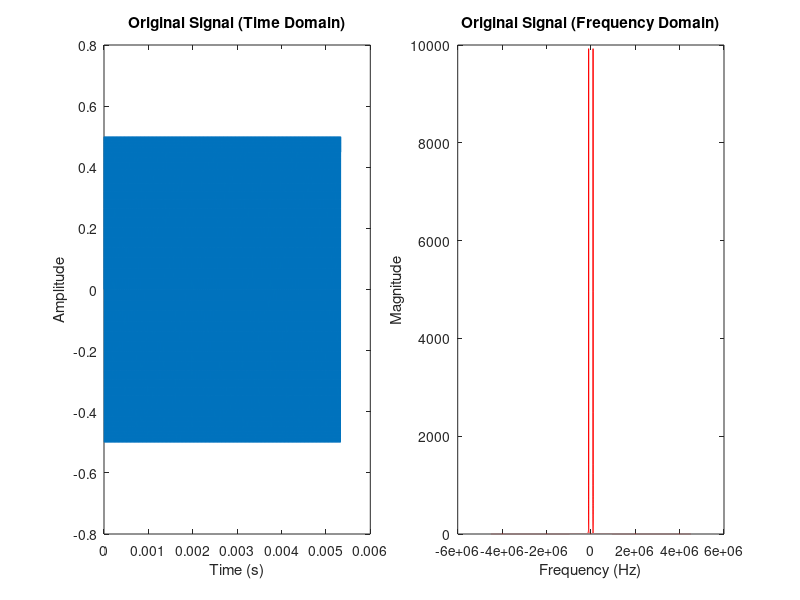

This chart was generated by the following MATLAB code: (Note: this script raises an error after producing the figure.)
clear
clc

%% ======================= SECTION 1: INITIALIZATION =======================
% This section sets up the basic simulation parameters including sampling
% frequency, number of samples, and generates the original test signal.
% The signal is a 100 kHz sine wave that will be used to test the filter
% performance. We also perform initial frequency analysis to establish
% a baseline for comparison.

Fs = 9e6;              % Sampling frequency (Hz)
N  = 48000;            % Number of samples

% === 1. Generate sine-wave input (ADC-like signal) ===
f_sig = 1e5;                               % Signal frequency (100 kHz tone)
t = (0 : N - 1)' / Fs;                     % Time vector
x_real_clean = 0.5 * sin(2 * pi * f_sig * t);    % Amplitude < 1 to avoid clipping in fixed-point

% Plot original signal in time and frequency domains
figure('Position', [100, 100, 1800, 600]);
subplot(1, 2, 1);
plot(t, x_real_clean);
title('Original Signal (Time Domain)');
xlabel('Time (s)');
ylabel('Amplitude');

% Compute frequency content of the original signal
x_real_fft = fft(x_real_clean);
f_x_real = linspace(-Fs/2, Fs/2, length(x_real_fft));    % Frequency axis for plotting
x_real_fft_shifted = fftshift(x_real_fft);               % Shift DC to center

% Plot frequency spectrum
subplot(1, 2, 2);
plot(f_x_real, abs(x_real_fft_shifted),'Color','red');
title('Original Signal (Frequency Domain)');
xlabel('Frequency (Hz)');
ylabel('Magnitude');


%% ======================= SECTION 2: INTERFERENCE GENERATION =======================
% This section creates and adds interference signals at 2.4 MHz and 5 MHz
% to simulate real-world RF interference. These interference tones will
% be the targets for our notch filters. The amplitudes are carefully chosen
% to avoid saturation in the fixed-point representation while providing
% measurable interference.

% Define interference tones to be filtered out
f_intf_2_4 = 2.4e6;     % 2.4 MHz interference tone
f_intf_5 = 5e6;         % 5 MHz interference tone

% Interference amplitudes (adjusted to avoid saturation in fixed-point)
A_intf_2_4 = 0.2;
A_intf_5 = 0.3;

% Generate and add the interference signals
intf1 = (A_intf_2_4 * sin(2 * pi * f_intf_2_4 * t));
intf2 = (A_intf_5 * sin(2 * pi * f_intf_5 * t));
interference = intf1 + intf2;
x_real_noisy = x_real_clean + interference;  % Combine desired signal with interference


%% ======================= SECTION 3: FIXED-POINT COMPATIBILITY CHECK =======================
% This section verifies that all signals remain within the s16.15 fixed-point
% range (±1.0). This is critical for hardware implementation where signals
% must not exceed the digital representation limits to avoid clipping and
% distortion.

max_pos = 0.999969482421875;
max_neg = -1;

% Check if signals exceed s16.15 fixed-point range (±1.0 represents full scale)
fprintf('\n=== FIXED-POINT COMPATIBILITY CHECK ===\n');

if max(x_real_noisy) > max_pos 
    fprintf('WARNING: x_real_noisy exceeds s16.15 range! (max value = %.4f)\n', max(x_real_noisy));
elseif min(x_real_noisy) < max_neg
    fprintf('WARNING: x_real_noisy exceeds s16.15 range! (min value = %.4f)\n', min(x_real_noisy));
else
    fprintf('x_real_noisy is within s16.15 range ✓\n');
end

if max(intf1) > max_pos
    fprintf('WARNING: intf1 exceeds s16.15 range! (max value = %.4f)\n', max(intf1));
elseif min(intf1) < max_neg
    fprintf('WARNING: intf1 exceeds s16.15 range! (min value = %.4f)\n', min(intf1));
else
    fprintf('intf1 is within s16.15 range ✓\n');
end

if max(intf2) > max_pos
    fprintf('WARNING: intf2 exceeds s16.15 range! (max value = %.4f)\n', max(intf2));
elseif min(intf2) < max_neg
    fprintf('WARNING: intf2 exceeds s16.15 range! (min value = %.4f)\n', min(intf2));
else
    fprintf('intf2 is within s16.15 range ✓\n');
end

x_quantized_clean = fi(x_real_clean, 1, 16, 15);
x_quantized_noisy = fi(x_real_noisy, 1, 16, 15);

% Plot interference signals separately
figure('Position', [100, 100, 1800, 600]);
plot(t, x_quantized_clean, 'r');
title('Quantized Clean Signal (Time Domain)');
xlabel('Time (s)');
ylabel('Amplitude');

% Plot combined noisy signal
figure('Position', [100, 100, 1800, 600]);
plot(t, x_quantized_noisy);
title('Quantized Noisy Signal (Time Domain)');
xlabel('Time (s)');
ylabel('Amplitude');

%% ======================= SECTION 4: PRE-FILTERING SIR CALCULATION =======================
% This section calculates the Signal-to-Interference Ratio (SIR) before
% any filtering is applied. This establishes the baseline performance
% and provides a reference point for measuring filter improvement.

% Calculate Signal-to-Interference Ratio (SIR) before filtering
signal_power_before = rms(x_real_clean)^2;          % Calculate power of desired signal
intf = x_real_noisy - x_real_clean;                 % Extract just the interference component
interference_power_before = rms(intf)^2;      % Calculate power of interference

if interference_power_before == 0
    SIR_dB_before = Inf;
    fprintf('SIR Before filters: Infinite (no interference)\n');
else
    SIR_dB_before = 10 * log10(signal_power_before / interference_power_before);
    fprintf('SIR Before filters = %.2f dB\n', SIR_dB_before);
end


%% ======================= SECTION 5: FRACTIONAL DECIMATION =======================
% This section performs sample rate conversion using a fractional decimator.
% Rate conversion is often used in multi-rate signal processing chains to
% optimize computational efficiency and match system requirements.

% Instantiate the fractional rate converter (sample rate change)
Hd_Fractional_Decimator = Fractional_Decimator();

% Process both noisy and clean signals through fractional decimator
% Output uses fixed-point s16.15 format as defined in the filter object
y_frac_noisy = step(Hd_Fractional_Decimator, x_quantized_noisy);
y_frac_clean = step(Hd_Fractional_Decimator, x_quantized_clean);

% Calculate new sampling rate after fractional decimation
Fs_frac_dec = Fs * Hd_Fractional_Decimator.InterpolationFactor / Hd_Fractional_Decimator.DecimationFactor;
N_frac_dec  = length(y_frac_noisy);
t_frac_dec  = (0: N_frac_dec -1)' / Fs_frac_dec;

% Plot signal after fractional decimation
figure('Position', [100, 100, 1800, 600]);
subplot(1, 2, 1);
plot(t_frac_dec, y_frac_noisy);
title('Noisy Signal After Fractional Decimator (Time Domain)');
xlabel('Time (s)');
ylabel('Amplitude');

% Compute frequency spectrum after fractional decimation
y_frac_noisy_fft = fft(double(y_frac_noisy));
f_y_frac = linspace(-Fs_frac_dec/2, Fs_frac_dec/2, length(y_frac_noisy_fft));
y_frac_noisy_fft_shifted = fftshift(y_frac_noisy_fft);

% Plot frequency spectrum after fractional decimation
subplot(1, 2, 2);
plot(f_y_frac, abs(y_frac_noisy_fft_shifted),'r');
title('Noisy Signal After Fractional Decimator (Frequency Domain)');
xlabel('Frequency (Hz)');
ylabel('Magnitude');

% Plot clean signal after fractional decimation for comparison
figure('Position', [100, 100, 1800, 600]);
subplot(1, 2, 1);
plot(t_frac_dec, y_frac_clean);
title('Clean Signal After Fractional Decimator (Time Domain)');
xlabel('Time (s)');
ylabel('Amplitude');

y_frac_clean_fft = fft(double(y_frac_clean));
y_frac_clean_fft_shifted = fftshift(y_frac_clean_fft);

subplot(1, 2, 2);
plot(f_y_frac, abs(y_frac_clean_fft_shifted),'Color','red');
title('Clean Signal After Fractional Decimator (Frequency Domain)');
xlabel('Frequency (Hz)');
ylabel('Magnitude');


%% ======================= SECTION 6: 2.4 MHz NOTCH FILTERING =======================
% This section applies an IIR notch filter to remove the 2.4 MHz interference.
% Notch filters are designed to attenuate specific frequency components
% while minimally affecting other frequencies.

% === Create IIR notch filter for 2.4 MHz interference ===
Hd_IIR_2_4 = IIR_2_4();

% === Apply the 2.4 MHz notch filter ===
y_2_4_noisy = filter(Hd_IIR_2_4 , y_frac_noisy);  % Filter noisy signal
y_2_4_clean = filter(Hd_IIR_2_4 , y_frac_clean);  % Filter clean signal for reference

fprintf('Max = %f\n', max(y_2_4_noisy));
fprintf('Min = %f\n', min(y_2_4_noisy));

% Plot signal after 2.4 MHz notch filtering (now only 5 MHz interference remains)
figure('Position', [100, 100, 1800, 600]);
subplot(1, 2, 1);
plot(t_frac_dec, y_2_4_noisy);
title('Signal After 2.4 MHz Notch Filter (5 MHz Interference Remains)');
xlabel('Time (s)');
ylabel('Amplitude');

% Compute frequency spectrum after 2.4 MHz notch filtering
y_2_4_noisy_fft = fft(double(y_2_4_noisy));
y_2_4_noisy_fft_shifted = fftshift(y_2_4_noisy_fft);

subplot(1, 2, 2);
plot(f_y_frac, abs(y_2_4_noisy_fft_shifted),'Color','red');
title('Signal After 2.4 MHz Notch Filter (Frequency Domain)');
xlabel('Frequency (Hz)');
ylabel('Magnitude');

% Plot clean reference after 2.4 MHz notch filtering
figure('Position', [100, 100, 1800, 600]);
subplot(1, 2, 1);
plot(t_frac_dec, y_2_4_clean);
title('Clean Signal After 2.4 MHz Notch Filter (Time Domain)');
xlabel('Time (s)');
ylabel('Amplitude');

y_2_4_clean_fft = fft(double(y_2_4_clean));
y_2_4_clean_fft_shifted = fftshift(y_2_4_clean_fft);

subplot(1, 2, 2);
plot(f_y_frac, abs(y_2_4_clean_fft_shifted),'Color','red');
title('Clean Signal After 2.4 MHz Notch Filter (Frequency Domain)');
xlabel('Frequency (Hz)');
ylabel('Magnitude');


%% ======================= SECTION 7: 5 MHz NOTCH FILTERING (CASCADED) =======================
% This section applies two cascaded IIR notch filters to remove the 5 MHz interference.
% Cascading filters provides steeper roll-off and better rejection at the
% target frequency, though it may introduce additional phase distortion.

% === Create IIR notch filters for 5 MHz interference ===
Hd_IIR_1 = IIR_1();        % First 5 MHz notch filter
Hd_IIR_2 = IIR_2();  % Second 5 MHz notch filter (cascaded)

% === Apply the 5 MHz notch filters in cascade ===
y_filtered_1 = filter(Hd_IIR_1, y_2_4_noisy);          % First stage
y_filtered_clean_1 = filter(Hd_IIR_1, y_2_4_clean);    % First stage (clean reference)

y_filtered = filter(Hd_IIR_2, y_filtered_1);        % Second stage (cascaded)
y_filtered_clean = filter(Hd_IIR_2, y_filtered_clean_1);  % Second stage (clean reference)

% Plot final filtered signal
figure('Position', [100, 100, 1800, 600]);
subplot(1, 2, 1);
plot(t_frac_dec, y_filtered);
title('Final Filtered Signal (Both Interferences Removed)');
xlabel('Time (s)');
ylabel('Amplitude');

% Compute frequency spectrum of final filtered signal
y_filtered_fft = fft(double(y_filtered));
y_filtered_fft_shifted = fftshift(y_filtered_fft);

subplot(1, 2, 2);
plot(f_y_frac, abs(y_filtered_fft_shifted),'Color','red');
title('Final Filtered Signal (Frequency Domain)');
xlabel('Frequency (Hz)');
ylabel('Magnitude');

% Plot clean reference after all filtering
figure('Position', [100, 100, 1800, 600]);
subplot(1, 2, 1);
plot(t_frac_dec, y_filtered_clean);
title('Clean Reference After All Filtering (Time Domain)');
xlabel('Time (s)');
ylabel('Amplitude');

y_filtered_clean_fft = fft(double(y_filtered_clean));
y_filtered_clean_fft_shifted = fftshift(y_filtered_clean_fft);

subplot(1, 2, 2);
plot(f_y_frac, abs(y_filtered_clean_fft_shifted),'Color','red');
title('Clean Reference After All Filtering (Frequency Domain)');
xlabel('Frequency (Hz)');
ylabel('Magnitude');


%% ======================= SECTION 8: POST-FILTERING SIR ANALYSIS =======================
% This section performs detailed Signal-to-Interference Ratio analysis
% after all filtering stages. It uses advanced signal processing techniques
% including Hilbert transforms and complex least-squares fitting to
% accurately separate the remaining interference from the desired signal.
% This provides a precise measurement of filter performance.

% === Calculate SIR after filtering using signal alignment ===
idx0 = 80;  % Start index to avoid transient effects from filter settling
y1 = double(y_filtered);        % Final filtered noisy signal (with potential residual interference)
y2 = double(y_filtered_clean);  % Final filtered clean reference (ideal signal without interference)

% Align the signals to account for any filter delays or phase shifts
[y1a,y2a] = alignsignals(y1, y2);

% Use Hilbert transform for complex envelope analysis and optimal alignment
a1 = hilbert(y1a);  % Convert signal to analytic form (complex signal)
a2 = hilbert(y2a);  % Convert reference to analytic form (complex signal)

% Compute complex scaling factor for optimal alignment using least-squares
% This finds the complex coefficient 'c' that minimizes |a1 - c*a2|^2
c = sum(a1 .* conj(a2)) / sum(abs(a2).^2);

% Apply the optimal scaling to align the reference signal
y2_aligned = real(a2 * c);  % Scale and convert back to real signal

% Calculate remaining interference by subtracting aligned clean signal
% This isolates any residual interference that the filters didn't remove
remaining_intf = y1a - y2_aligned;

% Calculate power metrics for SIR calculation
% Use only the stable portion of the signal (after transient settling)
signal_power_after = rms(y1a(idx0 : end))^2;                    % Power of filtered signal
interference_power_after = rms(remaining_intf(idx0 : end))^2;   % Power of residual interference

% Display power measurements for verification
fprintf('signal_power_after = %.14f (linear power)\n', signal_power_after);
fprintf('interference_power_after = %.14f (linear power)\n', interference_power_after);

% Plot the remaining interference to visualize filter performance
figure('Position', [100, 100, 1800, 600]);
subplot(1, 2, 1);
plot(t_frac_dec, remaining_intf);
title('Remaining Interference After Filtering (Time Domain)');
xlabel('Time (s)');
ylabel('Amplitude');

% Compute frequency spectrum of remaining interference to identify
% any specific frequency components that weren't adequately filtered
remaining_intf_fft = fft(double(remaining_intf));
remaining_intf_fft_shifted = fftshift(remaining_intf_fft);

subplot(1, 2, 2);
plot(f_y_frac, abs(remaining_intf_fft),'Color','red');
title('Remaining Interference After Filtering (Frequency Domain)');
xlabel('Frequency (Hz)');
ylabel('Magnitude');

% Calculate final SIR and display performance improvement
if interference_power_after == 0
    SIR_dB_after = Inf;
    fprintf('SIR After filters: Infinite (no interference)\n');
else
    SIR_dB_after = 10 * log10(signal_power_after / interference_power_after);
    fprintf('SIR After filters = %.2f dB\n', SIR_dB_after);
end

% Calculate and display the SIR improvement achieved by the filters
if ~isinf(SIR_dB_before) && ~isinf(SIR_dB_after)
    SIR_improvement = SIR_dB_after - SIR_dB_before;
    fprintf('SIR Improvement = %.2f dB\n', SIR_improvement);
end


%%

Hd_cic = CIC();                    % your CIC filter

y_cic = step(Hd_cic, y_filtered);  % apply CIC
y_cic_clean = step(Hd_cic, y_filtered_clean);

y_cic_quantized = fi(y_cic, 1, 16, 15);

% === 3. Inject interference noise AFTER fractional decimation ===
Fs_cic = Fs_frac_dec / Hd_cic.DecimationFactor;  % new sampling rate after CIC
N_cic  = length(y_cic);
t_cic  = (0:N_cic-1)' / Fs_cic;

plot(y_cic_quantized(:,end),'DisplayName','y_cic_quantized(:,end)',YDataSource = 'y_cic_quantized(:,end)');
linkdata on;
ylabel("y_cic_quantized(:,end)");
title("y_cic_quantized(:,end)");
legend("show");

figure('Position', [100, 100, 1800, 600]);
subplot(1, 2, 1);
plot(t_cic, y_cic);
title('Filtered Signal After CIC (Time Domain)');
xlabel('Time (s)');
ylabel('Amplitude');

% Compute frequency content of the original signal
y_cic_fft = fft(double(y_cic));
f_cic = linspace(-Fs_cic/2, Fs_cic/2, length(y_cic_fft));
y_cic_fft_shifted = fftshift(y_cic_fft);

% Plot frequency content
subplot(1, 2, 2);
plot(f_cic, abs(y_cic_fft_shifted),'Color','red');
title('Filtered Signal After CIC (Frequency Domain)');
xlabel('Frequency (Hz)');
ylabel('Magnitude');

figure('Position', [100, 100, 1800, 600]);
subplot(1, 2, 1);
plot(t_cic, y_cic_clean);
title('Clean Signal After CIC (Time Domain)');
xlabel('Time (s)');
ylabel('Amplitude');

y_cic_clean_fft = fft(double(y_cic_clean));
y_cic_clean_fft_shifted = fftshift(y_cic_clean_fft);

subplot(1, 2, 2);
plot(f_cic, abs(y_cic_clean_fft_shifted),'Color','red');
title('Clean Signal After CIC (Frequency Domain)');
xlabel('Frequency (Hz)');
ylabel('Magnitude');


%%

% % === Create your IIR notch filter ===
% Hd_FIR_comp_8 = FIR_comp_8();
% 
% % === Apply the filter ===
% y_comp = filter(Hd_FIR_comp_8, y_cic);
% y_comp_clean = filter(Hd_FIR_comp_8, y_cic_clean);
% 
% figure('Position', [100, 100, 1800, 600]);
% subplot(1, 2, 1);
% plot(t_cic, y_comp);
% title('Signal After Compensation (Time Domain)');
% xlabel('Time (s)');
% ylabel('Amplitude');
% 
% % Compute frequency content of the original signal
% y_comp_fft = fft(double(y_comp));
% y_comp_fft_shifted = fftshift(y_comp_fft); % Shift the spectrum
% 
% % Plot frequency content
% subplot(1, 2, 2);
% plot(f_y_cic, abs(y_comp_fft_shifted),'Color','red');
% title('Signal After Compensation (Frequency Domain)');
% xlabel('Frequency (Hz)');
% ylabel('Magnitude');
% 
% figure('Position', [100, 100, 1800, 600]);
% subplot(1, 2, 1);
% plot(t_cic, y_comp_clean);
% title('Signal After Compensation (Time Domain)');
% xlabel('Time (s)');
% ylabel('Amplitude');
% 
% % Compute frequency content of the original signal
% y_comp_fft = fft(double(y_comp));
% y_comp_fft_shifted = fftshift(y_comp_fft); % Shift the spectrum
% 
% % Plot frequency content
% subplot(1, 2, 2);
% plot(f_y_cic, abs(y_comp_fft_shifted),'Color','red');
% title('Signal After Compensation (Frequency Domain)');
% xlabel('Frequency (Hz)');
% ylabel('Magnitude');